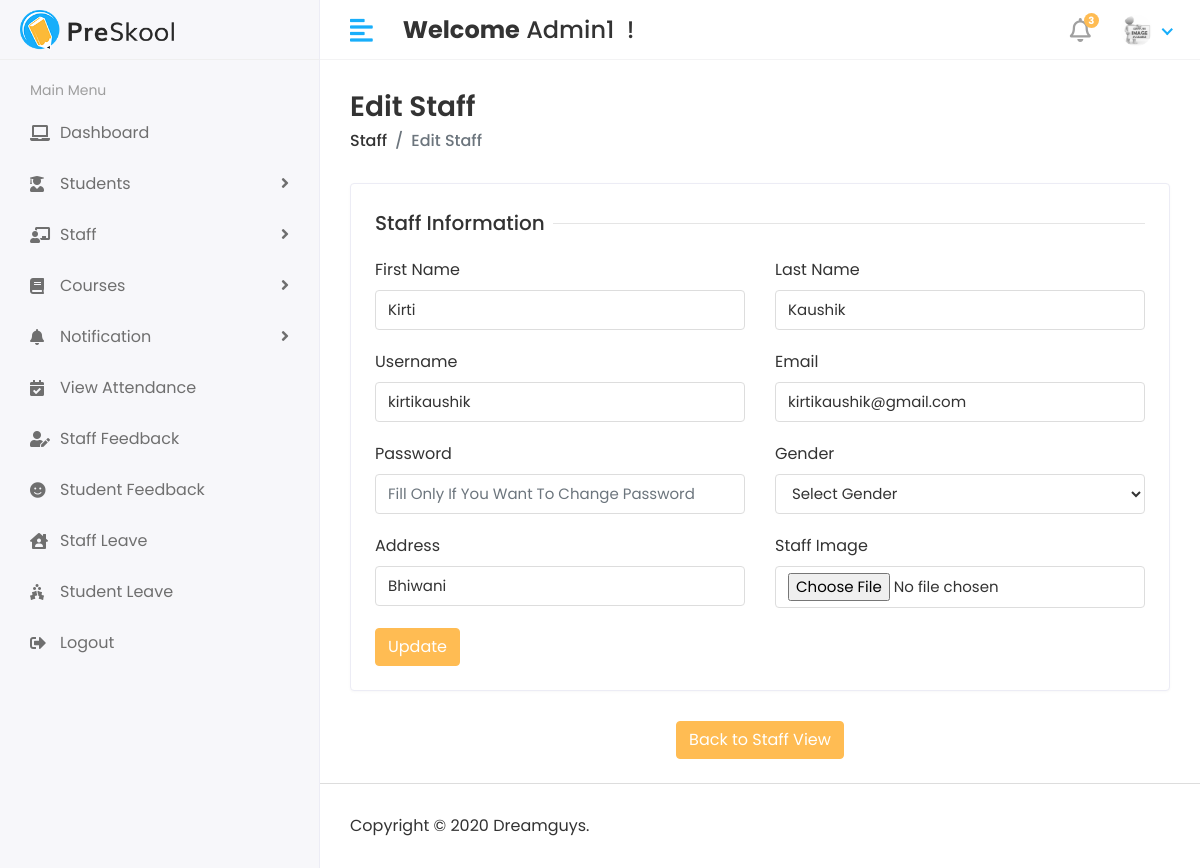
Page /HOD/staff/edit/5 (signed in) on the committed database.
### app/models.py (models this page shows, shortened)
class CustomUser(AbstractUser):
    USER = (
        (1, 'HOD'),
        (2, 'STAFF'),
        (3, 'STUDENT'),
    )
    user_type = models.CharField(choices=USER, max_length=50, default=1)
    profile_pic = models.ImageField(upload_to='media/profile_pic')

class Staff(models.Model):
    admin = models.OneToOneField(CustomUser, on_delete=models.CASCADE)
    address = models.TextField()
    gender = models.CharField(max_length=10)
    created_at = models.DateTimeField(auto_now_add=True)
    updated_at = models.DateTimeField(auto_now=True)

### student_management_system/Hod_Views.py (the view)
# urls.py: path('HOD/staff/edit/<str:id>', Hod_Views.EDIT_STAFF, name='edit_staff'),
@admin_required
@login_required(login_url='/')
def EDIT_STAFF(request, id):
    staff = Staff.objects.filter(id=id)
    context = {
        "staff": staff,
    }
    return render(request, 'Hod/edit_staff.html', context)

### templates/Hod/edit_staff.html (shortened to what this page needs)
{% extends 'base.html' %}
{% block content %}
<div class="page-header">
                  <div class="row align-items-center">
                     <div class="col">
                        <h3 class="page-title">Edit Staff</h3>
                        <ul class="breadcrumb">
                           <li class="breadcrumb-item"><a href="students.html">Staff</a></li>
                           <li class="breadcrumb-item active">Edit Staff</li>
                        </ul>
                     </div>
                  </div>
               </div>
               <div class="row">
                  <div class="col-sm-12">
                     <div class="card">
                        <div class="card-body">
                           <form method="post" action="{% url 'update_staff' %}" enctype="multipart/form-data">
                              <div class="row">
                                 <div class="col-12">
                                    <h5 class="form-title"><span>Staff Information</span></h5>
                                 </div>
                                 <div class="col-12 col-sm-6">
                                    <div class="form-group">
                                       <label>First Name</label>
                                       <input type="text" class="form-control" name="first_name" value="{% for i in staff %}{{i.admin.first_name}}{% endfor %}">
                                    </div>
                                 </div>
                                  <div class="col-12 col-sm-6">
                                    <div class="form-group">
                                       <label>Last Name</label>
                                       <input type="text" class="form-control" name="last_name" value="{% for i in staff %}{{i.admin.last_name}}{% endfor %}">
                                    </div>
                                 </div>
                                 <div class="col-12 col-sm-6">
                                    <div class="form-group">
                                       <label>Username</label>
                                       <input type="text" class="form-control" name="username" value="{% for i in staff %}{{i.admin.username}}{% endfor %}">
                                    </div>
                                 </div>
                                  <div class="col-12 col-sm-6">
                                    <div class="form-group">
                                       <label>Email</label>
                                       <input type="email" class="form-control" name="email" value="{% for i in staff %}{{i.admin.email}}{% endfor %}">
                                    </div>
                                 </div>
                                  <div class="col-12 col-sm-6">
                                    <div class="form-group">
                                       <label>Password</label>
                                       <input type="password" class="form-control" name="password"  placeholder="Fill Only If You Want To Change Password">
                                    </div>
                                 </div>
                                 <div class="col-12 col-sm-6">
                                    <div class="form-group">
                                       <label>Gender</label>
                                       <select class="form-control" name="gender" >
                                          <option>Select Gender</option>
                                       </select>
                                    </div>
                                 </div>
                                  <div class="col-12 col-sm-6">
                                    <div class="form-group">
                                       <label>Address</label>
                                       <input type="text" class="form-control" name="address"  value="{% for i in staff %}{{i.address}}{% endfor %}">
                                    </div>
                                 </div>
                                 <div class="col-12 col-sm-6">
                                    <div class="form-group">
                                       <label>Staff Image</label>
                                       <input type="file" class="form-control" name="profile_pic">
                                    </div>
                                 </div>
                                 <div class="col-12">
                                    <button type="submit" class="btn btn-primary">Update</button>
                                 </div>
                              </div>
                           </form>
                        </div>
                     </div>
                      <div class="text-center">
                            <a href="{% url 'view_staff' %}"  class="btn btn-primary">Back to Staff View</a>
                      </div>
                      <br>
                  </div>
               </div>
{% endblock %}

### templates/includes/header.html (shortened to what this page needs)
{% load static %}
<div class="header">
            <div class="header-left">
               <a href="index.html" class="logo">
               <img src="{% static 'assets/img/logo.png' %}" alt="Logo">
               </a>
            </div>
            <a href="javascript:void(0);" id="toggle_btn">
            <i class="fas fa-align-left"></i>
            </a>
            <div class="top-nav-search mt-3">
               <h4><strong>Welcome</strong>&nbsp;{{user.first_name}} {{user.last_name}}&nbsp;!</h4>
            </div>
            <ul class="nav user-menu">
               <li class="nav-item dropdown noti-dropdown">
                  <a href="#" class="dropdown-toggle nav-link" data-toggle="dropdown">
                  <i class="far fa-bell"></i> <span class="badge badge-pill">3</span>
                  </a>
               </li>
               <li class="nav-item dropdown has-arrow">
                  <a href="#" class="dropdown-toggle nav-link" data-toggle="dropdown">
                     {% if user.profile_pic == "" %}
                  <span class="user-img"><img class="rounded-circle" src="{% static 'assets/img/noimg.jpeg'%}" width="31" alt="{{user.first_name}}"></span>
                     {% else %}
                     <span class="user-img"><img class="rounded-circle" src="/{{user.profile_pic}}" width="31" alt="{{user.first_name}}"></span>
                     {% endif %}
                  </a>
               </li>
            </ul>
         </div>

### static/assets/css/style.css (style rules this page uses)
html { height: 100%; }
body { background-color: #fff; color: #333; font-family: 'Poppins', sans-serif; font-size: 1rem; height: 100%; line-height: 1.5; overflow-x: hidden; }
h1, h2, h3, h4, h5, h6 { font-family: 'Poppins', sans-serif; margin-top: 0; }
.form-control { border: 1px solid #ddd; box-shadow: none; color: #333; font-size: 15px; height: 40px; }
a { color: #009ce7; }
input, button, a { transition: all 0.4s ease; -moz-transition: all 0.4s ease; -o-transition: all 0.4s ease; -ms-transition: all 0.4s ease; -webkit-transition: all 0.4s ease; }
input, input:focus, button, button:focus { outline: none; }
input[type="file"] { height: auto; min-height: calc(1.5em + .75rem + 2px); }
input[type=text], input[type=password] { -webkit-appearance: none; -moz-appearance: none; appearance: none; }
.form-group { margin-bottom: 1.25rem; }
ul, ol { padding: 0px; list-style: none; }
.btn-primary { background-color: #FFBC53; border: 1px solid #FFBC53; }
.card { border: 1px solid #ececf5; box-shadow: 0 1px 3px 0 rgba(0, 0, 0, 0.03); margin-bottom: 1.875rem; }
.card-body { padding: 1.5rem; }
.header { background-color: #fff; border-bottom: 1px solid #f3f3f4; left: 0; position: fixed; right: 0; top: 0; z-index: 1001; height: 60px; }
.header .header-left { float: left; height: 60px; padding: 0 20px; position: relative; width: 320px; z-index: 1; transition: all 0.2s ease-in-out; background-color: #f7f7fa; border-bottom: 1px solid #efefef; border-right: 1px solid #ececf5; display: flex; align-items: center; }
.header .header-left .logo { display: inline-block; line-height: 60px; }
.header .header-left .logo img { max-height: 40px; width: auto; }
.header .dropdown-toggle:after { display: none; }
.header .has-arrow .dropdown-toggle:after { border-top: 0; border-left: 0; border-bottom: 2px solid #18aefa; border-right: 2px solid #18aefa; content: ''; height: 8px; display: inline-block; pointer-events: none; -webkit-transform-origin: 66% 66%; -ms-transform-origin: 66% 66%; transform-origin: 66% 66%; -webkit-transform: rotate(45deg); -ms-transform: rotate(45deg); transform: rotate(45deg); -webkit-transition: all 0.15s ease-in-out; transition: all 0.15s ease-in-out; width: 8px; vertical-align: 0px; }
.user-menu { float: right; margin: 0; position: relative; z-index: 99; padding-right: 15px; }
.user-menu.nav > li > a { color: #a0a0a0; font-size: 14px; line-height: 58px; padding: 0 15px; height: 60px; }
.user-img { margin-right: 3px; position: relative; }
.top-nav-search { float: left; margin-left: 15px; }
.page-header { margin-bottom: 1.875rem; }
.page-header .breadcrumb { background-color: transparent; color: #6c757d; font-size: 1rem; font-weight: 500; margin-bottom: 0; padding: 0; }
.page-header .breadcrumb a { color: #333; }
.page-title { font-size: 28px; font-weight: 600; color: #333; margin-bottom: 5px; }
.user-menu.nav > li > a .badge { background-color: #FFBC53; display: block; font-size: 10px; font-weight: bold; height: 15px; width: 15px; position: absolute; right: 7px; top: 13px; color: #fff; padding: 3px; }
.user-menu.nav > li > a > i { font-size: 1.5rem; line-height: 60px; }
.form-title { width: 100%; max-width: 100%; padding: 0; font-size: 1.25rem; font-weight: 500; line-height: inherit; color: #333; white-space: normal; position: relative; display: block; margin-bottom: 20px; }
.form-title:before { content: ""; position: absolute; left: 0px; right: 0px; height: 1px; top: 50%; background-color: rgba(0, 0, 0, 0.1); }
.form-title span { padding: 0px 0.5rem 0 0; background-color: #fff; display: inline-block; z-index: 2; position: relative; }
@media (min-width: 992px) { #toggle_btn { align-items: center; color: #18aefa; display: inline-flex; float: left; font-size: 26px; height: 60px; justify-content: center; margin-left: 15px; padding: 0 15px; } }

### rows in the picture
CustomUser: first_name "Admin1"
Staff: first_name "Kirti", last_name "Kaushik", username "kirtikaushik", email "kirtikaushik@gmail.com", address "Bhiwani"
